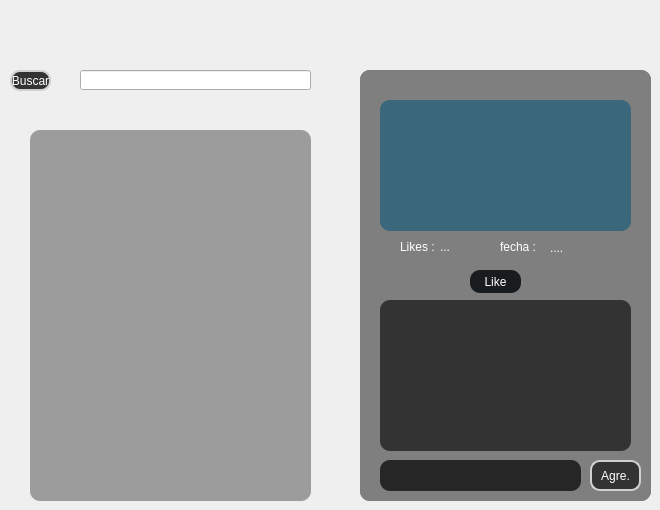
         <widget class="QWidget" name="tab_2">
          <attribute name="title">
           <string>Relevantes</string>
          </attribute>
          <widget class="QListWidget" name="LWanunciosPag">
           <property name="geometry">
            <rect>
             <x>30</x>
             <y>130</y>
             <width>281</width>
             <height>371</height>
            </rect>
           </property>
           <property name="font">
            <font>
             <family>Poppins</family>
             <pointsize>12</pointsize>
             <weight>75</weight>
             <bold>true</bold>
            </font>
           </property>
           <property name="styleSheet">
            <string notr="true">
QListWidget{
color:white;
background:#9c9c9c;
border-radius:10px;
}
</string>
           </property>
           <property name="frameShape">
            <enum>QFrame::Box</enum>
           </property>
           <property name="frameShadow">
            <enum>QFrame::Sunken</enum>
           </property>
           <property name="lineWidth">
            <number>2</number>
           </property>
           <property name="midLineWidth">
            <number>1</number>
           </property>
           <property name="wordWrap">
            <bool>true</bool>
           </property>
          </widget>
          <widget class="QPushButton" name="pushButton_2">
           <property name="geometry">
            <rect>
             <x>10</x>
             <y>70</y>
             <width>41</width>
             <height>21</height>
            </rect>
           </property>
           <property name="styleSheet">
            <string notr="true">QPushButton{
 border:2px solid rgb(208, 208, 208);
color:white;
background:#333;
border-radius:10px;
}
QPushButton:hover{
color:#333;
border-radius:10px;
background:white;
}
</string>
           </property>
           <property name="text">
            <string>Buscar</string>
           </property>
          </widget>
          <widget class="QStackedWidget" name="stackedWidgetPublic_2">
           <property name="geometry">
            <rect>
             <x>360</x>
             <y>70</y>
             <width>291</width>
             <height>431</height>
            </rect>
           </property>
           <property name="styleSheet">
            <string notr="true">
color:white;
background-color:#7f7f7f;
border-radius:10px;

</string>
           </property>
           <property name="currentIndex">
            <number>0</number>
           </property>
           <widget class="QWidget" name="page_9">
            <widget class="QListWidget" name="LWcomentarios1_2">
             <property name="geometry">
              <rect>
               <x>20</x>
               <y>230</y>
               <width>251</width>
               <height>151</height>
              </rect>
             </property>
             <property name="font">
              <font>
               <pointsize>8</pointsize>
               <weight>50</weight>
               <bold>false</bold>
              </font>
             </property>
             <property name="styleSheet">
              <string notr="true">
QListWidget{
color:white;
background:#333;
border-radius:10px;
}
</string>
             </property>
             <property name="frameShape">
              <enum>QFrame::Box</enum>
             </property>
             <property name="frameShadow">
              <enum>QFrame::Sunken</enum>
             </property>
             <property name="lineWidth">
              <number>2</number>
             </property>
             <property name="midLineWidth">
              <number>1</number>
             </property>
             <property name="wordWrap">
              <bool>true</bool>
             </property>
            </widget>
            <widget class="QPushButton" name="BTNComent_Relevantes">
             <property name="geometry">
              <rect>
               <x>230</x>
               <y>390</y>
               <width>51</width>
               <height>31</height>
              </rect>
             </property>
             <property name="styleSheet">
              <string notr="true">QPushButton{
 border:2px solid rgb(208, 208, 208);
color:white;
background:#333;
border-radius:10px;
}
QPushButton:hover{
color:#333;
border-radius:10px;
background:white;
}
</string>
             </property>
             <property name="text">
              <string>Agre.</string>
             </property>
            </widget>
            <widget class="QLabel" name="TEXTpublicstacked1_2">
             <property name="geometry">
              <rect>
               <x>20</x>
               <y>30</y>
               <width>251</width>
               <height>131</height>
              </rect>
             </property>
             <property name="styleSheet">
              <string notr="true">background-color:#3a677c;</string>
             </property>
             <property name="text">
              <string>&lt;html&gt;&lt;head/&gt;&lt;body&gt;&lt;p&gt;&lt;br/&gt;&lt;/p&gt;&lt;/body&gt;&lt;/html&gt;</string>
             </property>
             <property name="wordWrap">
              <bool>true</bool>
             </property>
            </widget>
            <widget class="QPushButton" name="BTNpubliclike1_2">
             <property name="geometry">
              <rect>
               <x>110</x>
               <y>200</y>
               <width>51</width>
               <height>23</height>
              </rect>
             </property>
             <property name="styleSheet">
              <string notr="true">
background-color:#181c1f;
font: 9pt &quot;MS Shell Dlg 2&quot;;
</string>
             </property>
             <property name="text">
              <string>Like</string>
             </property>
            </widget>
            <widget class="QLabel" name="label_27">
             <property name="geometry">
              <rect>
               <x>40</x>
               <y>170</y>
               <width>47</width>
               <height>13</height>
              </rect>
             </property>
             <property name="text">
              <string>Likes :</string>
             </property>
            </widget>
            <widget class="QLabel" name="Labellikespublic_2">
             <property name="geometry">
              <rect>
               <x>80</x>
               <y>170</y>
               <width>47</width>
               <height>13</height>
              </rect>
             </property>
             <property name="text">
              <string>...</string>
             </property>
            </widget>
            <widget class="QLabel" name="label_29">
             <property name="geometry">
              <rect>
               <x>140</x>
               <y>170</y>
               <width>47</width>
               <height>13</height>
              </rect>
             </property>
             <property name="text">
              <string>fecha :</string>
             </property>
            </widget>
            <widget class="QLabel" name="labelfechapublic_2">
             <property name="geometry">
              <rect>
               <x>190</x>
               <y>170</y>
               <width>81</width>
               <height>16</height>
              </rect>
             </property>
             <property name="text">
              <string>....</string>
             </property>
            </widget>
            <widget class="QTextEdit" name="textEditComentario2">
             <property name="geometry">
              <rect>
               <x>20</x>
               <y>390</y>
               <width>201</width>
               <height>31</height>
              </rect>
             </property>
             <property name="styleSheet">
              <string notr="true">background-color:#262626;</string>
             </property>
            </widget>
           </widget>
           <widget class="QWidget" name="page_10"/>
          </widget>
          <widget class="QLineEdit" name="LEbuscar_Relevantes">
           <property name="geometry">
            <rect>
             <x>80</x>
             <y>70</y>
             <width>231</width>
             <height>20</height>
            </rect>
           </property>
          </widget>
         </widget>
